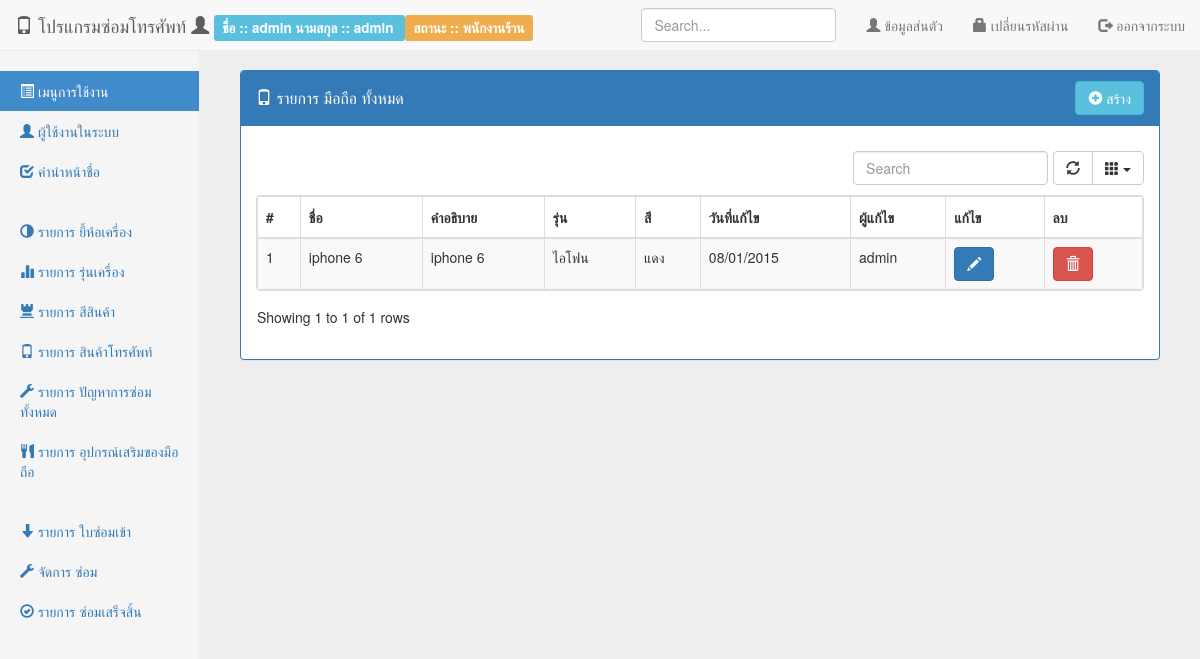
The page /src/back/index.php?page=list-product (signed in) on the database as committed earlier.
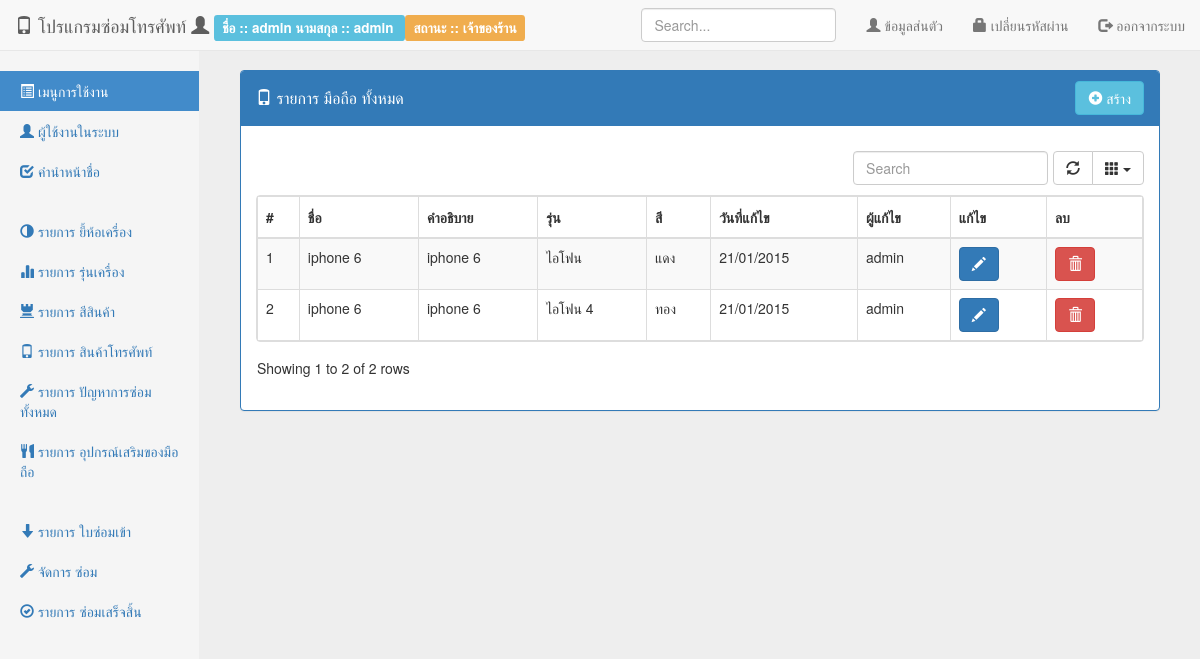
The same page on the database as committed later.
### tables this page shows
CREATE TABLE IF NOT EXISTS `product` (
  `prod_id` int(11) NOT NULL AUTO_INCREMENT,
  `prod_name` varchar(100) NOT NULL,
  `prod_desc` text NOT NULL,
  `col_id` int(11) NOT NULL,
  `mod_id` int(11) NOT NULL,
  `prod_number` varchar(50) NOT NULL COMMENT 'เลขเครื่อง',
  `prod_createdate` timestamp NOT NULL DEFAULT CURRENT_TIMESTAMP,
  `prod_createby` int(11) NOT NULL,
  `prod_updatedate` timestamp NOT NULL DEFAULT CURRENT_TIMESTAMP,
  `prod_updateby` int(11) NOT NULL,
  PRIMARY KEY (`prod_id`)
);

CREATE TABLE IF NOT EXISTS `model` (
  `mod_id` int(11) NOT NULL AUTO_INCREMENT,
  `mod_nameth` varchar(100) NOT NULL,
  `mod_nameeng` varchar(100) NOT NULL,
  `bra_id` int(11) NOT NULL COMMENT 'รหัส ยี้ห้อ',
  `mod_createdate` timestamp NOT NULL DEFAULT CURRENT_TIMESTAMP,
  `mod_createby` int(11) NOT NULL,
  `mod_updatedate` timestamp NOT NULL DEFAULT CURRENT_TIMESTAMP,
  `mod_updateby` int(11) NOT NULL,
  PRIMARY KEY (`mod_id`)
);

CREATE TABLE IF NOT EXISTS `color` (
  `col_id` int(11) NOT NULL AUTO_INCREMENT,
  `col_nameth` varchar(100) NOT NULL,
  `col_nameeng` varchar(100) NOT NULL,
  `col_createdate` timestamp NOT NULL DEFAULT CURRENT_TIMESTAMP,
  `col_createby` int(11) NOT NULL,
  `col_updatedate` timestamp NOT NULL DEFAULT CURRENT_TIMESTAMP,
  `col_updateby` int(11) NOT NULL,
  PRIMARY KEY (`col_id`)
);

CREATE TABLE IF NOT EXISTS `person` (
  `per_id` int(11) NOT NULL AUTO_INCREMENT,
  `per_status` int(2) NOT NULL COMMENT ' ''1'' => ''พนักงานร้าน'',         ''2'' => ''พนักงานซ่อม'',         ''3'' => ''เจ้าของร้าน'',         ''4'' => ''ลูกค้า'',',
  `per_fname` varchar(50) NOT NULL,
  `per_lname` varchar(50) NOT NULL,
  `per_username` varchar(50) NOT NULL,
  `per_password` varchar(50) NOT NULL,
  `per_idcard` varchar(15) NOT NULL,
  `per_address` text NOT NULL,
  `per_mobile` varchar(50) NOT NULL,
  `per_email` varchar(50) NOT NULL,
  `per_createdate` timestamp NOT NULL DEFAULT CURRENT_TIMESTAMP,
  `per_createby` int(11) NOT NULL,
  `per_updatedate` timestamp NOT NULL DEFAULT CURRENT_TIMESTAMP,
  `per_updateby` int(11) NOT NULL,
  PRIMARY KEY (`per_id`),
  UNIQUE KEY `per_idcard` (`per_idcard`),
  KEY `per_idcard_2` (`per_idcard`)
);

### src/config/extension.php (called while the page is built, shortened)
<?php
function format_date($format, $date) {
    $date_format = new DateTime($date);
    $new_date = $date_format->format($format);
    return $new_date;
}
function listPersonStatus() {
    return array(
        '1' => 'พนักงานร้าน',
        '2' => 'พนักงานซ่อม',
        '3' => 'เจ้าของร้าน',
        '4' => 'ลูกค้า',
    );
}
function getDataList($params, $list) {
    $array = $list;
    if (!empty($params)):
        $result = "";
        foreach ($array as $key => $value):
            if ($key == $params):
                $result = $value;
            endif;
        endforeach;
        return $result;
    endif;
}

### src/back/list-product.php (the view, shortened to what the changed rows need)
<div class="panel panel-primary">
    <div class="panel-heading clearfix">
        <h4 class="panel-title pull-left" style="padding-top: 7.5px;">
            <i class="glyphicon glyphicon-phone"></i> รายการ มือถือ ทั้งหมด
        </h4>
        <div class="btn-group pull-right">
            <a href="index.php?page=frm-product" class="btn btn-info">
                <i class="glyphicon glyphicon-plus-sign"></i> สร้าง
            </a>
        </div>
    </div>
    <div class="panel-body">
        <div class="table-responsive">
            <table class="table table-striped table-bordered dataTable">
                <thead>
                    <tr>
                        <th>#</th>
                        <th>ชื่อ</th>
                        <th>คำอธิบาย</th>
                        <th>รุ่น</th>
                        <th>สี</th>
                        <th>วันที่แก้ไข</th>
                        <th>ผู้แก้ไข</th>
                        <th>แก้ไข</th>
                        <th>ลบ</th>
                    </tr>
                </thead>
                <tbody>
                    <?php
                    $sql_product = "SELECT * FROM product b";
                    $sql_product .= " LEFT JOIN person p ON p.per_id = b.prod_updateby";
                    $sql_product .= " LEFT JOIN model m ON m.mod_id = b.mod_id";
                    $sql_product .= " LEFT JOIN color c ON c.col_id = b.col_id";
                    $sql_product .= " ORDER BY b.prod_id";
                    $query_product = mysql_query($sql_product) or die(mysql_error());
                    $row = 1;
                    while ($data = mysql_fetch_array($query_product)):
                        ?>
                        <tr>
                            <td><?= $row ?></td>
                            <td><?= $data['prod_name'] ?></td>
                            <td><?= $data['prod_desc'] ?></td>
                            <td><?= $data['mod_nameth'] ?></td>
                            <td><?= $data['col_nameth'] ?></td>
                            <td><?= format_date('d/m/Y', $data['prod_updatedate']) ?></td>
                            <td><?= $data['per_fname'] ?></td>
                            <td>
                                <a href="index.php?page=frm-product&id=<?= $data['prod_id'] ?>" class="btn btn-primary">
                                    <i class="glyphicon glyphicon-pencil"></i>
                                </a>
                            </td>
                            <td>
                                <button type="button" class="btn btn-danger" onclick="delete_data(<?= $data['prod_id'] ?>, '../action/product.php?method=delete')">
                                    <i class="glyphicon glyphicon-trash"></i>
                                </button>
                            </td>
                        </tr>
                        <?php
                        $row++;
                    endwhile;
                    ?>
                </tbody>
            </table>
        </div>
    </div>
</div>

### src/back/menu-top.php (shortened to what the changed rows need)
<?php
$per_fname = '';
$per_lname = '';
$per_status = '';
if (!empty($_SESSION['person'])):
    $person = $_SESSION['person'];
    $per_fname = $person['per_fname'];
    $per_lname = $person['per_lname'];
    $per_status = $person['per_status'];
endif;
?>
<div class="navbar navbar-default navbar-fixed-top" role="navigation">
    <div class="container-fluid">
        <div class="navbar-header">
            <a class="navbar-brand" href="#">
                <i class="glyphicon glyphicon-phone"></i> โปรแกรมซ่อมโทรศัพท์
                <i class="glyphicon glyphicon-user"></i>
                <div class="label label-info">
                    <?= ' ชื่อ :: ' . $per_fname . '   นามสกุล :: ' . $per_lname ?>
                </div>
                <div class="label label-warning">
                    <?= ' สถานะ :: ' . getDataList($per_status, listPersonStatus()) ?>
                </div>
            </a>
        </div>
    </div>
</div>

Rows that differ between the two databases and show on the page:
changed product "ไอโฟน": prod_updatedate "08/01/2015" → "21/01/2015"
added product: prod_name "iphone 6", prod_desc "iphone 6", mod.mod_nameth "ไอโฟน 4", col.col_nameth "ทอง", prod_updatedate "21/01/2015", person.per_fname "admin"
Other text that changed with them:
getDataList($per_status, listPersonStatus()): "พนักงานร้าน" → "เจ้าของร้าน"
text written by a page script: "Showing 1 to 1 of 1 rows" → "Showing 1 to 2 of 2 rows"
